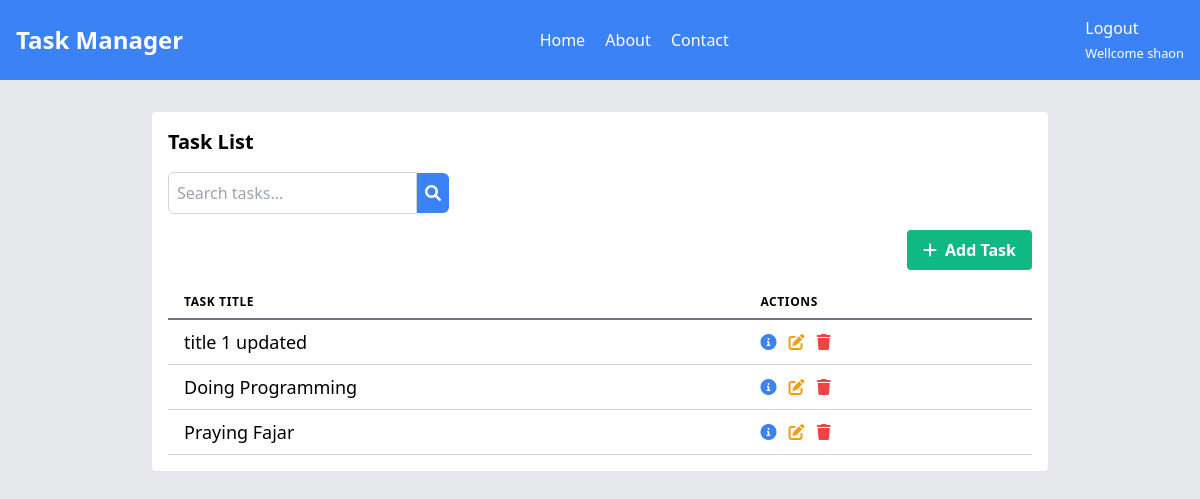
The app's page / (signed in), older data.
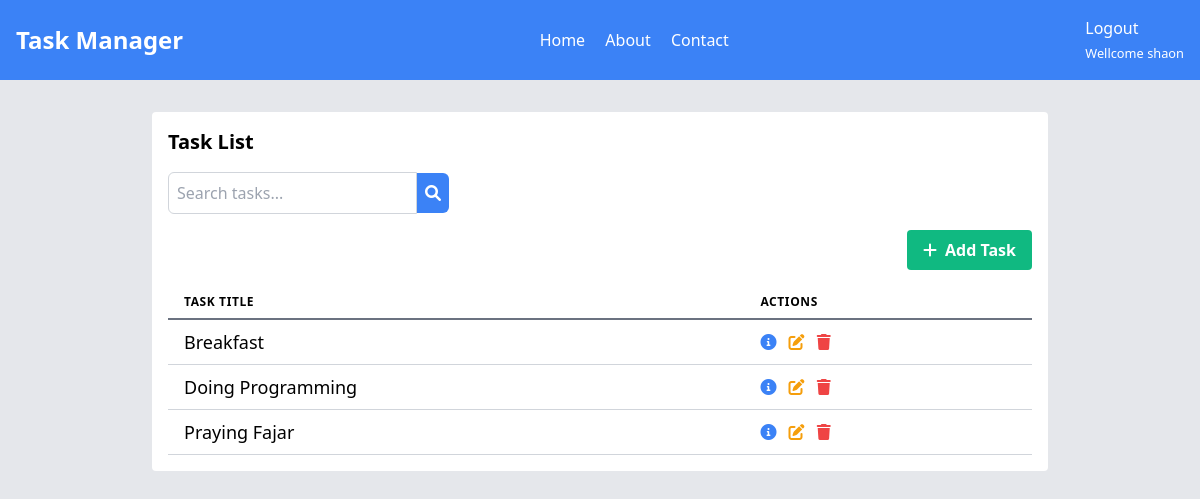
The same page, newer data.
### tasks/models.py (models this page shows, shortened)
class Task(models.Model):
    title = models.CharField(max_length=255)
    description = models.TextField(blank=True, null=True)
    deadline = models.DateTimeField()
    created_at = models.DateTimeField(auto_now_add=True)

### tasks/views.py (the view)
# urls.py: 2. Add a URL to urlpatterns:  path('', views.home, name='home')
@login_required
def home(request):
    task = Task.objects.all()
    return render(request, 'tasks/home.html', {'tasks': task})

### tasks/templates/tasks/home.html
{% extends 'base.html' %}
{% block content %}
  <div class="max-w-4xl mx-auto mt-8 bg-white rounded p-4">
    {% if user.is_authenticated %}
        <h2 class="text-xl font-semibold mb-4">Task List</h2>
        <div class="mb-4">
            <form action="{% url "search_results" %}" method="get" class="flex items-center">
                <input type="text" name="q" placeholder="Search tasks..." class="p-2 border border-gray-300 rounded-l-md">
                <button type="submit" class="bg-blue-500 text-white p-2 rounded-r-md hover:bg-blue-600">
                    <i class="fas fa-search"></i>
                </button>
            </form>
        </div>
        <div class="flex justify-end mb-4">
            <a href="{% url "add_tasks" %}" class="bg-green-500 text-white px-4 py-2 rounded hover:bg-green-600 flex items-center space-x-2">
                <i class="fas fa-plus"></i> <span class="font-semibold">Add Task</span>
            </a>
        </div>
        <div class="overflow-x-auto">
            <table class="table-auto w-full">
                <thead>
                    <tr>
                        <th class="px-4 py-2 border-b-2 border-gray-500 text-left text-xs leading-4 font-semibold uppercase tracking-wider">Task Title</th>
                        <th class="px-4 py-2 border-b-2 border-gray-500 text-left text-xs leading-4 font-semibold uppercase tracking-wider">Actions</th>
                    </tr>
                </thead>
                <tbody>
                    {% for task in tasks %}
                        <tr>
                            <td class="px-4 py-2 border-b border-gray-300">
                                <div class="text-lg">{{ task.title }}</div>
                            </td>
                            <td class="px-4 py-2 border-b border-gray-300 space-x-2">
                                <a href="{% url "task_details" task.id %}" class="text-blue-500 hover:text-blue-600" title="Details">
                                    <i class="fas fa-info-circle"></i>
                                </a>
                                <a href="{% url "task_edit" task.id %}" class="text-yellow-500 hover:text-yellow-600" title="Edit">
                                    <i class="fas fa-edit"></i>
                                </a>
                                <a href="{% url "task_delete" task.id%}" class="text-red-500 hover:text-red-600" title="Delete">
                                    <i class="fas fa-trash"></i>
                                </a>
                            </td>
                        </tr>
                    {% endfor %}
                </tbody>
            </table>
        </div>
    {% endif %}
  </div>
{% endblock %}

Row changes from the older to the newer data that the page shows:
changed Task: title "title 1 updated" → "Breakfast"
